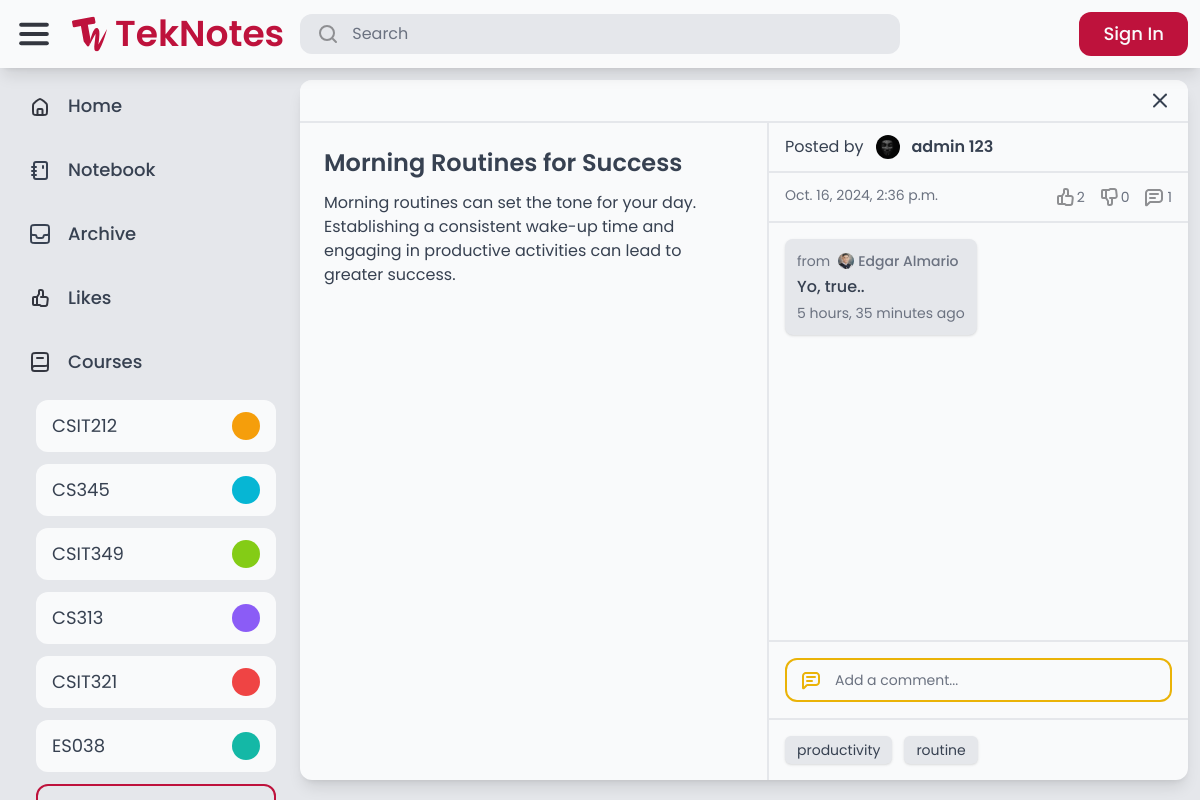
The app's page /notes/18/ with its own data.
### course/models.py (models this page shows, shortened)
class Course(models.Model):
    COLORS = [
        ('red-500', 'Red'),
        ('orange-500', 'Orange'),
        ('amber-500', 'Amber'),
        ('lime-500', 'Lime'),
        ('green-500', 'Green'),
        ('emerald-500', 'Emerald'),
        ('teal-500', 'Teal'),
        ('cyan-500', 'Cyan'),
        ('blue-500', 'Blue'),
        ('indigo-500', 'Indigo'),
        ('violet-500', 'Violet'),
        ('purple-500', 'Purple'),
        ('fuchsia-500', 'Fuschia'),
        ('pink-500', 'Pink'),
    ]
    code = models.CharField(max_length=20)
    description = models.CharField(max_length=255)
    color = models.CharField(max_length=20, choices=COLORS, default='gray-500')
    created_by = models.ForeignKey(User, related_name='courses', on_delete=models.CASCADE)

### notes/models.py (models this page shows, shortened)
class Note(models.Model):
    title = models.CharField(max_length=255)
    content = models.TextField(max_length=255, blank=True)
    course = models.ForeignKey(Course, null=True, blank=True, on_delete=models.SET_NULL)
    created_by = models.ForeignKey(User, related_name='notes', on_delete=models.CASCADE)
    created_at = models.DateTimeField(auto_now_add=True)
    modified_at = models.DateTimeField(auto_now=True)
    tags = models.ManyToManyField(Tag, related_name='notes', blank=True)
    is_archived = models.BooleanField(default=False)
    is_private = models.BooleanField(default=False)

### authentication/models.py (models this page shows, shortened)
class Profile(models.Model):
    user = models.OneToOneField(User, on_delete=models.CASCADE)
    bio = models.TextField(max_length=500, default='No bio yet.')
    avatar = models.ImageField(default="avatars/default.jpg", upload_to="avatars")
    location = models.CharField(max_length=30, blank=True)

### comments/models.py (models this page shows, shortened)
class Comment(models.Model):
    content = models.TextField()
    note = models.ForeignKey(Note, on_delete=models.CASCADE, related_name='comments')
    user = models.ForeignKey(User, on_delete=models.CASCADE, related_name='comments')
    created_at = models.DateTimeField(auto_now_add=True)

### tags/models.py (models this page shows)
class Tag(models.Model):
    name = models.CharField(max_length=50, unique=True)
    def __str__(self):
        return self.name

### notes/views.py (the view)
# urls.py: path('<int:note_id>/', views.note_detail, name="note_detail"),
def note_detail(request, note_id):
    note = get_object_or_404(Note, id=note_id)
    return render(request, 'notes/note_detail.html', {'note': note})

### core/context_processors.py (called while the page is built)
def courses_list(request):
    return {
        'your_courses': Course.objects.all().distinct()
    }

### notes/templates/notes/note_detail.html (shortened to what this page needs)
{% extends 'core/base.html' %}
{% load static %}
{% load custom_filters %}
{% block content %}
    <div class="flex flex-col bg-gray-50 overflow-hidden shadow-lg rounded-xl w-full h-full max-w-6xl max-h-[700px] self-center justify-self-center">
        <div class="flex {% if not note.course %} bg-gray-50 border-b-2 border-gray-200 {% else %} bg-{{ note.course.color }} {% endif %} px-4 py-2 gap-2 justify-between">
            <a href="javascript:history.back()"><img src="{% if note.course %} {% static 'teknotes/images/Close.svg' %} {% else %} {% static 'teknotes/images/Close_black.svg' %} {% endif %}" alt="x"></a>
        </div>
        <div class="flex flex-1 overflow-hidden">
            <div class="flex flex-col p-6 gap-3 flex-1 border-r-2 border-gray-200">
                <div class="flex flex-col">
                    <h1 class="text-2xl text-gray-700 font-semibold">{{ note.title }}</h1>
                </div>
                <div class="flex flex-col gap-3">
                    <p class="text-gray-700">
                        {{ note.content }}
                    </p>
                </div>
            </div>
            <div class="flex flex-col flex-1 max-w-md overflow-hidden">
                <div class="px-4 py-3 gap-3 flex items-center">
                    <p class="text-gray-700">Posted by</p>
                    <a href="{% url 'auth:profile' note.created_by.id %}" class="flex gap-3">
                        <img src="{{ note.created_by.profile.avatar.url }}" alt="Profile Image" class="h-6 w-6 aspect-square rounded-full">
                        <p class="text-gray-700 font-semibold">{{ note.created_by.first_name }} {{ note.created_by.last_name }}</p>
                    </a>
                </div>
                <div class="flex justify-between px-4 py-3 gap-3 border-t-2 border-gray-200">
                    <p class="text-gray-500 text-sm">{{ note.modified_at }}</p>
                    <div class="flex gap-3">
                        <div class="flex gap-0.5 items-center">
                            <form action="{% url 'comments:like' note.id %}" method="post">
                                <button type="submit" class="flex items-center">
                                    <img src="{% if request.user.is_authenticated and note|is_liked:request.user %}{% static 'teknotes/images/thumbed_up.svg' %}{% else %}{% static 'teknotes/images/thumb_up.svg' %}{% endif %}" alt="thumb_up">
                                    <p class="text-sm {% if request.user.is_authenticated and note|is_liked:request.user %}text-yellow-500 font-medium{% else %}text-gray-500{% endif %}">{{ note.likes.count }}</p>
                                </button>
                            </form>
                        </div>
                        <div class="flex gap-0.5 items-center">
                            <form action="{% url 'comments:dislike' note.id %}" method="post">
                                <button type="submit" class="flex items-center">
                                    <img src="{% if request.user.is_authenticated and note|is_disliked:request.user %}{% static 'teknotes/images/thumbed_down.svg' %}{% else %}{% static 'teknotes/images/thumb_down.svg' %}{% endif %}" alt="thumb_down">
                                <p class="text-sm {% if request.user.is_authenticated and note|is_disliked:request.user %}text-yellow-500 font-medium{% else %}text-gray-500{% endif %}">{{ note.dislikes.count }}</p>
                                </button>
                            </form>
                        </div>
                        <div class="flex gap-0.5 items-center">
                            <img src="{% static 'teknotes/images/comment.svg' %}" alt="comment">
                            <p class="text-sm text-gray-500">{{ note.comments.count }}</p>
                        </div>
                    </div>
                </div>
                <div class="flex flex-1 overflow-hidden border-t-2 border-gray-200 w-full">
                    <div class="flex flex-col gap-4 p-4 items-start overflow-y-auto w-full">
                        {% for comment in note.comments.all %}
                            <div class="flex flex-col gap-1 p-3 rounded-lg bg-gray-200 shadow">
                                <div class="flex gap-2 items-center">
                                    <p class="text-gray-500 text-sm">from</p>
                                    <a href="{% url 'auth:profile' comment.user.id %}" class="flex gap-1 items-center">
                                        <img src="{{ comment.user.profile.avatar.url }}" alt="Profile Image" class="h-4 w-4 aspect-square rounded-full">
                                        <p class="text-gray-500 font-medium text-sm">{{ comment.user.first_name }} {{ comment.user.last_name }}</p>
                                    </a>
                                </div>
                                <p class="text-gray-700 font-medium">{{ comment.content }}</p>
                                <p class="text-gray-500 text-sm">{{ comment.created_at|timesince }} ago</p>
                            </div>
                        {% empty %}
                            <p class="text-gray-500">No comments yet.</p>
                        {% endfor %}
                    </div>
                </div>
                <div class="flex p-4 gap-3 border-t-2 border-gray-200">
                    <form action="{% url 'comments:comment' note.id %}" method="post" class="flex flex-1 gap-3 px-3 py-2 border-2 border-yellow-500 rounded-xl">
                        <img src="{% static 'teknotes/images/comment_yellow.svg' %}" alt="comment">
                        <input type="text" name="comment" id="comment" class="placeholder-gray-500 text-sm text-gray-700 bg-transparent border-none focus:outline-none flex-1" placeholder="Add a comment...">
                    </form>
                </div>
                {% if note.tags.count > 0 %}
                    <div class="flex flex-wrap p-4 gap-3 border-t-2 border-gray-200">
                        {% for tag in note.tags.all|slice:":3" %}
                            <p class="bg-gray-200 text-sm text-gray-700 shadow px-3 py-1 rounded-md inline-block">{{ tag }}</p>
                        {% endfor %}
                    </div>
                {% endif %}
            </div>
        </div>
    </div>
{% endblock %}

### core/templates/core/base.html (shortened to what this page needs)
{% extends 'core/core.html' %}
{% load static %}
{% block body %}
    <div class="flex flex-col h-full overflow-hidden">
        <header class="flex items-center w-full p-3 gap-3 shadow-lg z-10 bg-gray-50">
            <div class="flex flex-1 items-center gap-4">
                <img class="cursor-pointer" id="menu-icon" src="{% static 'teknotes/images/Menu.svg' %}" alt="Menu">
                <a href="/" class="flex items-center gap-2">
                    <img src="{% static 'teknotes/images/TekNotes-Logo.svg' %}" alt="Logo">
                    <p id="logo-text" class="font-semibold text-rose-700 text-4xl">TekNotes</p>
                </a>
                <form action="{% url 'advanced_search:search' %}" method="get" class="flex flex-1 max-w-[600px] px-4 py-2 rounded-xl bg-gray-200 transition-all hover:bg-gray-300 gap-3 cursor-text min-w-[0px]" onclick="this.querySelector('input[name=\'query\']').focus();">
                    <img src="{% static 'teknotes/images/Search.svg' %}" alt="Search">
                    <input name="query" class="placeholder-gray-500 w-full text-gray-700 bg-transparent border-none focus:outline-none min-w-[0px]" type="text" value="{{ query }}" placeholder="Search">
                </form>
            </div>
            <div class="flex items-center gap-4 h-full">
                {% if request.user.is_authenticated %}
                    <a href="{% url 'notes:tek_a_note' %}" class="flex bg-rose-700 rounded-xl gap-4 px-4 py-2 transition-all hover:shadow-lg">
                        <img src="{% static 'teknotes/images/Edit.svg' %}" alt="Edit">
                        <p class="new-note-text text-gray-50 font-medium text-lg">Tek a Note</p>
                    </a>
                    <div class="flex h-full">
                        <a href="{% url 'auth:logout' %}" class="transition-all flex gap-4 px-4 py-2 rounded-l-xl bg-gray-200 hover:shadow-lg">
                            <p class="text-gray-700 text-lg">Log out</p>
                        </a>
                        <a href="{% url 'auth:profile' request.user.id %}" class="transition-all flex h-full aspect-square rounded-r-xl bg-[url('{{ request.user.profile.avatar.url }}')] bg-cover border-2 border-gray-200 hover:shadow-lg"></a>
                    </div>
                {% else %}
                    <a href="{% url 'auth:login' %}" class="flex bg-rose-700 rounded-xl gap-4 px-6 py-2 transition-all hover:shadow-lg">
                        <p class="text-gray-50 font-medium text-lg">Sign In</p>
                    </a>
                {% endif %}
            </div>
        </header>
        <main class="flex bg-gray-200 h-full overflow-hidden">
            <nav class="flex flex-col w-full max-w-72 h-full p-3 gap-3 overflow-y-auto">
                <a href="/" class="nav-elem flex rounded-xl px-4 py-3 gap-4 {% if request.path == '/' %} active-nav bg-gray-50 px-6 py-3 shadow-lg border-l-8 border-rose-700 {% endif %}">
                    <img src="{% static 'teknotes/images/Home.svg' %}" alt="Home">
                    <p class="nav-text text-lg text-gray-700 font-medium">Home</p>
                </a>
                <a href="/notebook/" class="nav-elem flex rounded-xl px-4 py-3 gap-4 {% if request.path == '/notebook/' %} active-nav bg-gray-50 px-6 py-3 shadow-lg border-l-8 border-rose-700 {% endif %}">
                    <img src="{% static 'teknotes/images/notebook.svg' %}" alt="Notebook">
                    <p class="nav-text text-lg text-gray-700 font-medium">Notebook</p>
                </a>
                <a href="/archive/" class="nav-elem flex rounded-xl px-4 py-3 gap-4 {% if request.path == '/archive/' %} active-nav bg-gray-50 px-6 py-3 shadow-lg border-l-8 border-rose-700 {% endif %}">
                    <img src="{% static 'teknotes/images/Archive.svg' %}" alt="Archive">
                    <p class="nav-text text-lg text-gray-700 font-medium">Archive</p>
                </a>
                <a href="/likes/" class="nav-elem flex rounded-xl px-4 py-3 gap-4 {% if request.path == '/likes/' %} active-nav bg-gray-50 px-6 py-3 shadow-lg border-l-8 border-rose-700 {% endif %}">
                    <img src="{% static 'teknotes/images/Likes.svg' %}" alt="Likes">
                    <p class="nav-text text-lg text-gray-700 font-medium">Likes</p>
                </a>
                <div class="nav-elem flex rounded-xl px-4 py-3 gap-4">
                    <img src="{% static 'teknotes/images/Course.svg' %}" alt="Courses">
                    <p class="nav-text text-lg text-gray-700 font-medium">Courses</p>
                </div>
                <div id="courses" class="flex flex-col pl-6 gap-3">
                    {% for course in your_courses %}
                        <a href="{% url 'advanced_search:search_by_course' course.id %}" class="group transition-all course-elem nav-elem flex rounded-xl px-4 py-3 justify-between bg-gray-50 hover:bg-{{ course.color }}">
                            <p class="course-text text-lg text-gray-700 group-hover:text-gray-50">{{ course.code }}</p>
                            <div class="rounded-full bg-{{ course.color }} group-hover:bg-gray-50 h-full min-h-7 aspect-square course-color"></div>
                        </a>
                    {% endfor %}
                    <a id="add-course" href="{% url 'course:add_a_course' %}" class="transition-all course-elem nav-elem flex rounded-xl px-4 py-3 justify-between border-2 border-rose-700 hover:bg-rose-700 text-rose-700 hover:text-gray-50 hover:font-regular">
                    </a>
                </div>
            </nav>
            <div class="flex flex-col flex-1 h-full p-3 gap-3 overflow-hidden">
                {% block content %}
                {% endblock %}
            </div>
        </main>
    </div>
{% endblock %}

### records on screen
Course: code "CSIT212"
Course: code "CS345"
Course: code "CSIT349"
Course: code "CS313"
Course: code "CSIT321"
Course: code "ES038"
Note: title "Morning Routines for Success", content "Morning routines can set the tone for your day. Establishing a consistent wake-up time and engaging in productive activities can lead to greater success.", created_by.profile.avatar (picture), created_by.first_name "admin", created_by.last_name "123", modified_at "Oct. 16, 2024, 2:36 p.m.", likes.count "2", dislikes.count "0", comments.count "1"
Comment: user.profile.avatar (picture), user.first_name "Edgar", user.last_name "Almario", content "Yo, true..", created_at "5 hours, 35 minutes"
Tag: name "productivity"
Tag: name "routine"
